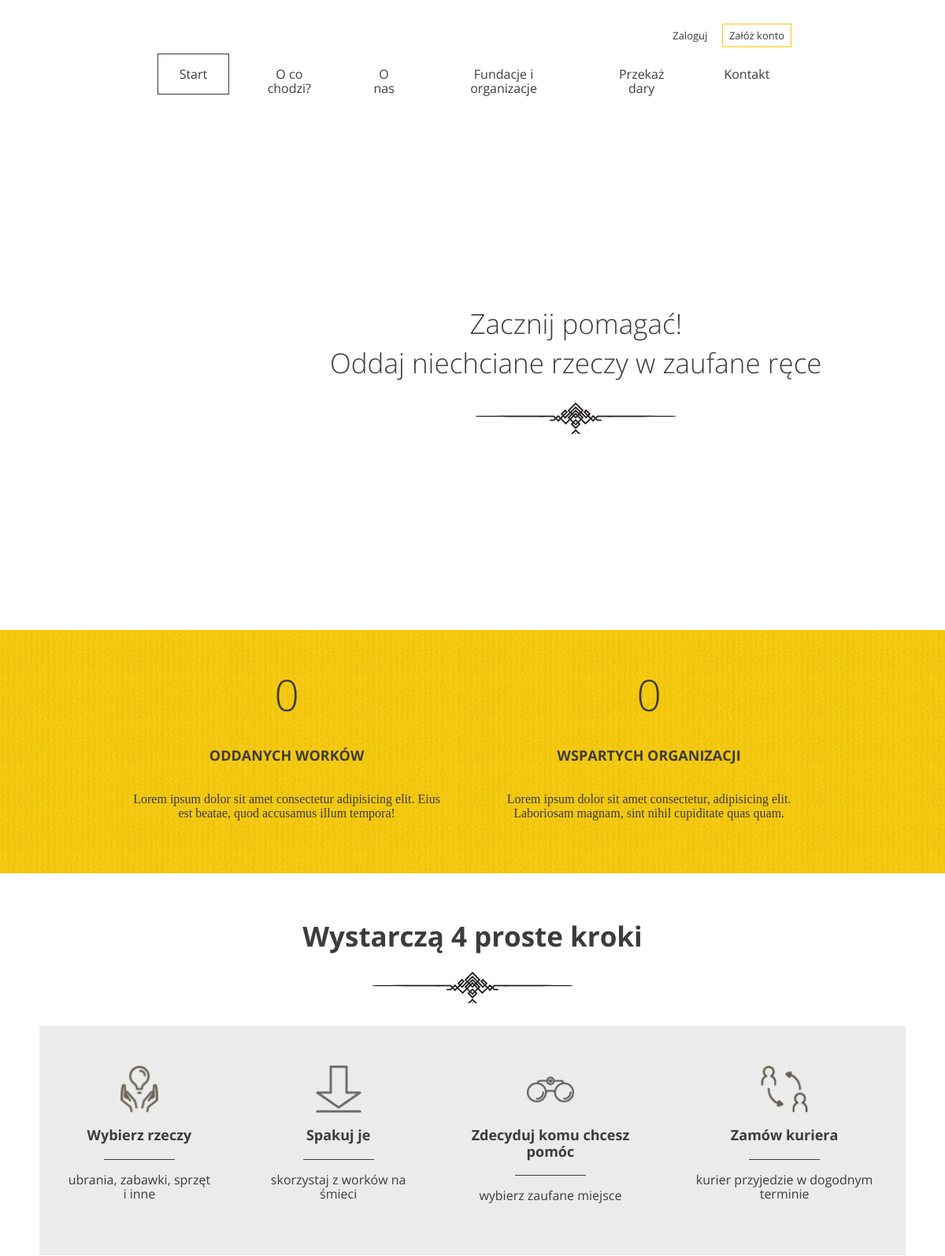
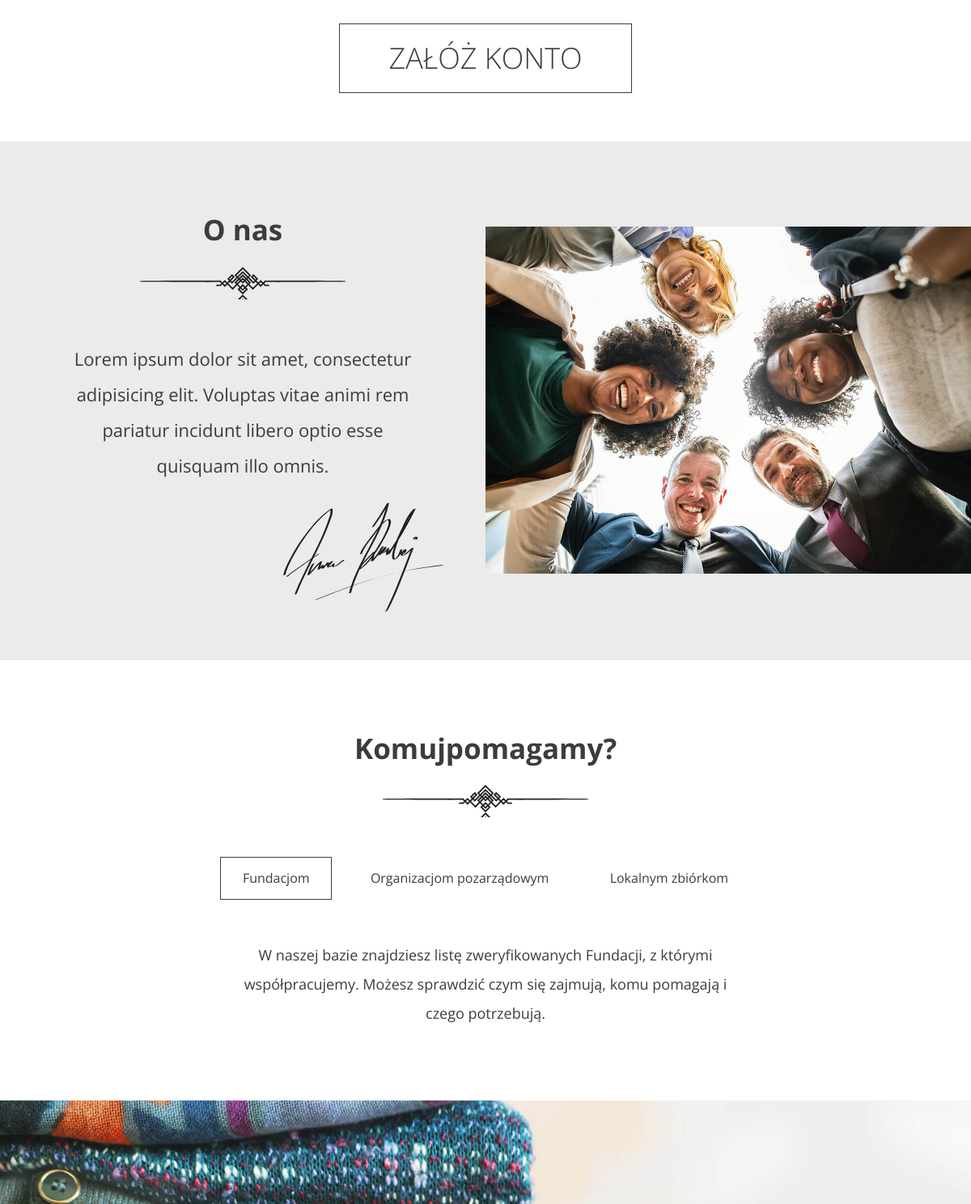
/ (upper part), run on an earlier commit of the app's database (2 pictures, top to bottom).
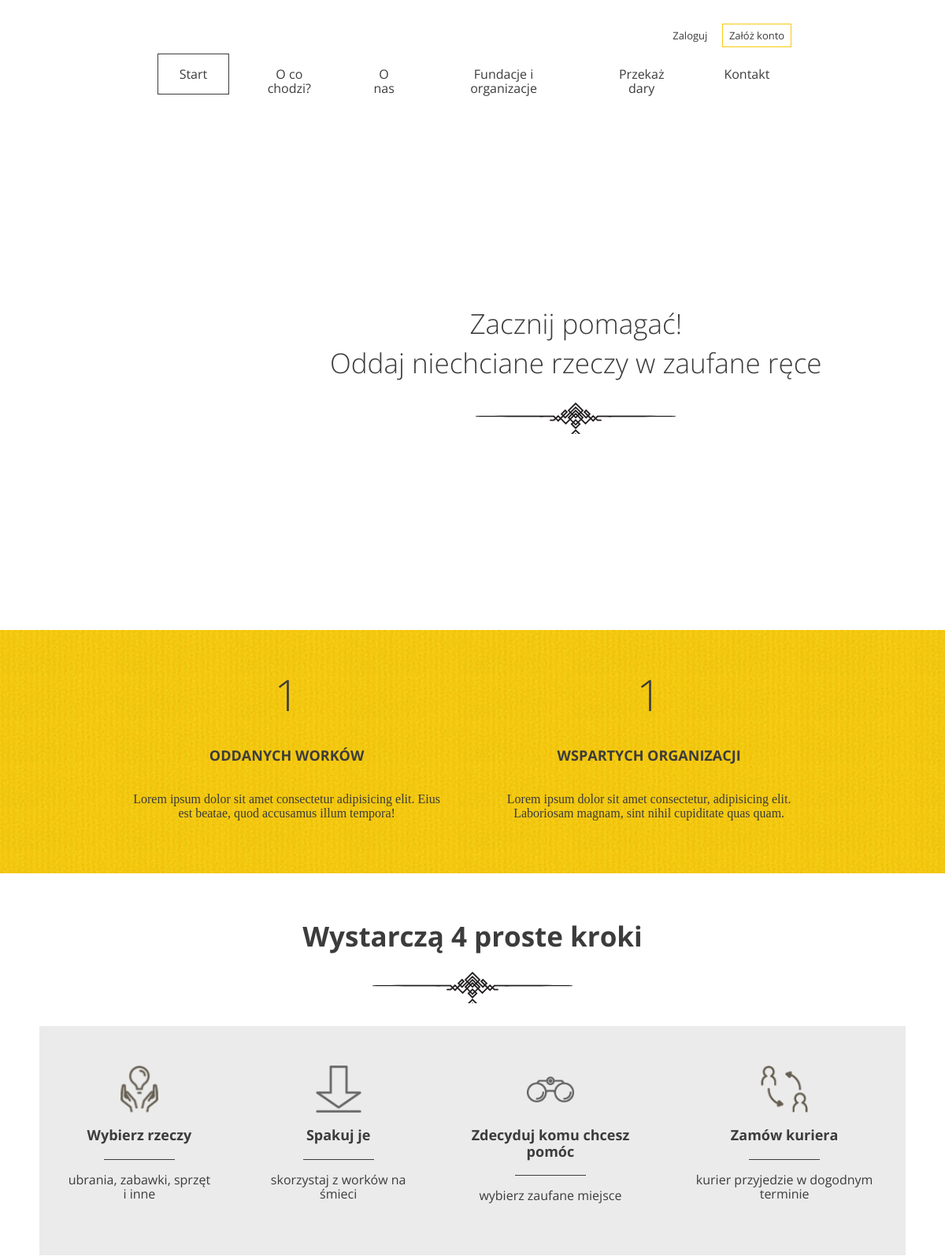
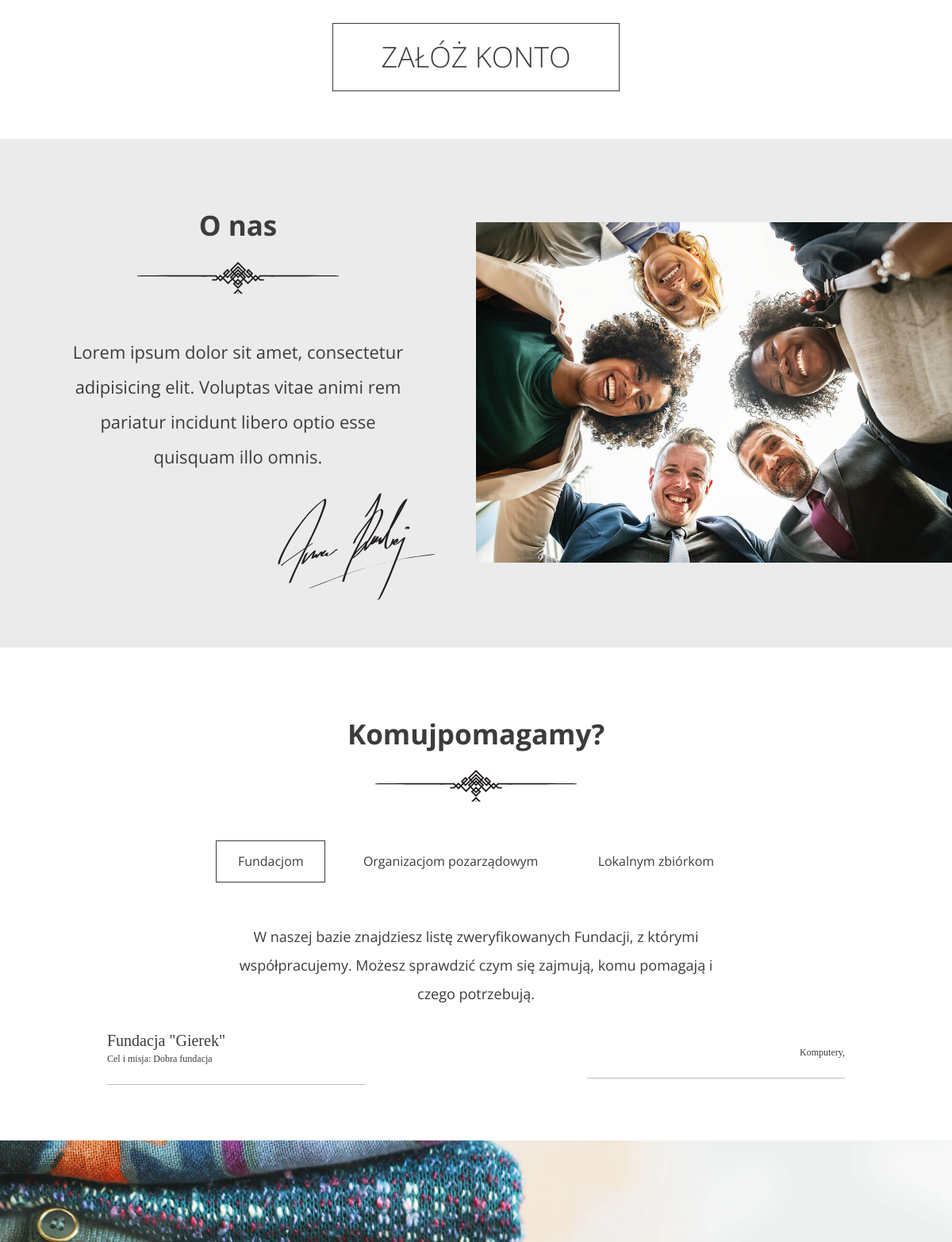
And on a later commit of the database (2 pictures, top to bottom).
### app/models.py (models this page shows, shortened)
class Institution(models.Model):
    TYPES = (
        (1, "fundacja"),
        (2, "organizacja pozarządowa"),
        (3, "zbiórka lokalna"),
        )
    name = models.CharField(max_length=30)
    description = models.CharField(max_length=300)
    i_type = models.IntegerField(choices=TYPES, default=1)
    categories = models.ManyToManyField(Category)

class Category(models.Model):
    name = models.CharField(max_length=30)
    def __str__(self):
        return self.name

### app/views.py (the view)
# urls.py: path('', LandingPage.as_view(), name='index'),
class LandingPage(View):
    def get(self, request):
        context = {}
        context['bags_quantity'] = sum([x.quantity for x in Donation.objects.all()])
        context['institution_quantity'] = len(Institution.objects.all())
        context['fundations'] = Institution.objects.filter(i_type=1)
        context['nongovernmental'] = Institution.objects.filter(i_type=2)
        context['fundraiser'] = Institution.objects.filter(i_type=3)
        return render(request, "index.html", context)

### app/templates/index.html (shortened to what the changed rows need)
{% extends 'base.html' %}
{% block content %}
{% load static %}
    <header class="header--main-page">
      <div class="slogan container container--90">
        <div class="slogan--item">
          <h1>
            Zacznij pomagać!<br />
            Oddaj niechciane rzeczy w zaufane ręce
          </h1>
        </div>
      </div>
    </header>
    <section id="stats" class="stats">
      <div class="container container--85">
        <div class="stats--item">
            <em>{{ bags_quantity }}</em>
          <h3>Oddanych worków</h3>
          <p>Lorem ipsum dolor sit amet consectetur adipisicing elit. Eius est beatae, quod accusamus illum tempora!</p>
        </div>
        <div class="stats--item">
            <em>{{ institution_quantity }}</em>
          <h3>Wspartych organizacji</h3>
          <p>Lorem ipsum dolor sit amet consectetur, adipisicing elit. Laboriosam magnam, sint nihil cupiditate quas quam.</p>
        </div>
      </div>
    </section>
    <section id="steps" class="steps">
      <h2>Wystarczą 4 proste kroki</h2>
    </section>
    <section id="about-us" class="about-us">
      <div class="about-us--text">
        <h2>O nas</h2>
      </div>
    </section>
     <section id="help" class="help">
      <h2>Komujpomagamy?</h2>
      <div class="help--slides active" data-id="1">
        <ul class="help--slides-items">
          {% for item in fundations %}
          <li>
            <div class="col">
                <div class="title">Fundacja "{{ item.name }}"</div>
                <div class="subtitle">Cel i misja: {{ item.description }}</div>
            </div>
            <div class="col">
                <div class="text">
                    {% for category in item.categories.all %}
                    {{ category }},
                    {% endfor %}
                </div>
            </div>
          </li>
          {% endfor %}
        </ul>
      </div>
    </section>
{% endblock %}

What changed in the data, as far as the page shows it:
added Institution: name "Gierek", description "Dobra fundacja"
added Category: name "Komputery"
Also different on the page:
{{ bags_quantity }}: "0" → "1"
{{ institution_quantity }}: "0" → "1"
